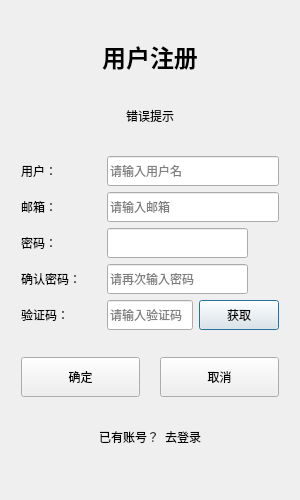
<?xml version="1.0" encoding="UTF-8"?>
<ui version="4.0">
 <class>Register_dialog</class>
 <widget class="QDialog" name="Register_dialog">
  <property name="geometry">
   <rect>
    <x>0</x>
    <y>0</y>
    <width>300</width>
    <height>500</height>
   </rect>
  </property>
  <property name="minimumSize">
   <size>
    <width>300</width>
    <height>500</height>
   </size>
  </property>
  <property name="windowTitle">
   <string>Dialog</string>
  </property>
  <layout class="QVBoxLayout" name="verticalLayout_2">
   <item>
    <layout class="QVBoxLayout" name="verticalLayout">
     <item>
      <spacer name="verticalSpacer">
       <property name="orientation">
        <enum>Qt::Orientation::Vertical</enum>
       </property>
       <property name="sizeHint" stdset="0">
        <size>
         <width>20</width>
         <height>25</height>
        </size>
       </property>
      </spacer>
     </item>
     <item>
      <widget class="QLabel" name="title_label">
       <property name="minimumSize">
        <size>
         <width>0</width>
         <height>40</height>
        </size>
       </property>
       <property name="font">
        <font>
         <pointsize>18</pointsize>
         <weight>75</weight>
         <bold>true</bold>
        </font>
       </property>
       <property name="text">
        <string>用户注册</string>
       </property>
       <property name="alignment">
        <set>Qt::AlignmentFlag::AlignCenter</set>
       </property>
      </widget>
     </item>
     <item>
      <spacer name="verticalSpacer_4">
       <property name="orientation">
        <enum>Qt::Orientation::Vertical</enum>
       </property>
       <property name="sizeHint" stdset="0">
        <size>
         <width>20</width>
         <height>10</height>
        </size>
       </property>
      </spacer>
     </item>
     <item>
      <widget class="QLabel" name="err_tip">
       <property name="minimumSize">
        <size>
         <width>0</width>
         <height>25</height>
        </size>
       </property>
       <property name="text">
        <string>错误提示</string>
       </property>
       <property name="alignment">
        <set>Qt::AlignmentFlag::AlignCenter</set>
       </property>
      </widget>
     </item>
     <item>
      <spacer name="verticalSpacer_5">
       <property name="orientation">
        <enum>Qt::Orientation::Vertical</enum>
       </property>
       <property name="sizeHint" stdset="0">
        <size>
         <width>20</width>
         <height>10</height>
        </size>
       </property>
      </spacer>
     </item>
     <item>
      <layout class="QHBoxLayout" name="horizontalLayout">
       <property name="leftMargin">
        <number>10</number>
       </property>
       <property name="rightMargin">
        <number>10</number>
       </property>
       <item>
        <widget class="QLabel" name="user_lable">
         <property name="minimumSize">
          <size>
           <width>80</width>
           <height>0</height>
          </size>
         </property>
         <property name="text">
          <string>用户：</string>
         </property>
        </widget>
       </item>
       <item>
        <widget class="QLineEdit" name="user_edit">
         <property name="minimumSize">
          <size>
           <width>0</width>
           <height>30</height>
          </size>
         </property>
         <property name="maximumSize">
          <size>
           <width>16777215</width>
           <height>30</height>
          </size>
         </property>
         <property name="placeholderText">
          <string>请输入用户名</string>
         </property>
        </widget>
       </item>
      </layout>
     </item>
     <item>
      <layout class="QHBoxLayout" name="horizontalLayout_2">
       <property name="leftMargin">
        <number>10</number>
       </property>
       <property name="rightMargin">
        <number>10</number>
       </property>
       <item>
        <widget class="QLabel" name="emial_lable">
         <property name="minimumSize">
          <size>
           <width>80</width>
           <height>0</height>
          </size>
         </property>
         <property name="text">
          <string>邮箱：</string>
         </property>
        </widget>
       </item>
       <item>
        <widget class="QLineEdit" name="emial_edit">
         <property name="minimumSize">
          <size>
           <width>0</width>
           <height>30</height>
          </size>
         </property>
         <property name="maximumSize">
          <size>
           <width>16777215</width>
           <height>30</height>
          </size>
         </property>
         <property name="placeholderText">
          <string>请输入邮箱</string>
         </property>
        </widget>
       </item>
      </layout>
     </item>
     <item>
      <layout class="QHBoxLayout" name="horizontalLayout_3">
       <property name="leftMargin">
        <number>10</number>
       </property>
       <property name="rightMargin">
        <number>10</number>
       </property>
       <item>
        <widget class="QLabel" name="pwd_lable">
         <property name="minimumSize">
          <size>
           <width>80</width>
           <height>0</height>
          </size>
         </property>
         <property name="text">
          <string>密码：</string>
         </property>
        </widget>
       </item>
       <item>
        <widget class="QLineEdit" name="pwd_edit">
         <property name="minimumSize">
          <size>
           <width>0</width>
           <height>30</height>
          </size>
         </property>
         <property name="maximumSize">
          <size>
           <width>16777215</width>
           <height>30</height>
          </size>
         </property>
        </widget>
       </item>
       <item>
        <widget class="ClickedLable" name="pwd_visble">
         <property name="minimumSize">
          <size>
           <width>25</width>
           <height>25</height>
          </size>
         </property>
         <property name="maximumSize">
          <size>
           <width>25</width>
           <height>25</height>
          </size>
         </property>
         <property name="text">
          <string> </string>
         </property>
        </widget>
       </item>
      </layout>
     </item>
     <item>
      <layout class="QHBoxLayout" name="horizontalLayout_4">
       <property name="leftMargin">
        <number>10</number>
       </property>
       <property name="rightMargin">
        <number>10</number>
       </property>
       <item>
        <widget class="QLabel" name="pwd_con_lable">
         <property name="minimumSize">
          <size>
           <width>80</width>
           <height>0</height>
          </size>
         </property>
         <property name="text">
          <string>确认密码：</string>
         </property>
        </widget>
       </item>
       <item>
        <widget class="QLineEdit" name="pwd_con_edit">
         <property name="minimumSize">
          <size>
           <width>0</width>
           <height>30</height>
          </size>
         </property>
         <property name="maximumSize">
          <size>
           <width>16777215</width>
           <height>30</height>
          </size>
         </property>
         <property name="placeholderText">
          <string>请再次输入密码</string>
         </property>
        </widget>
       </item>
       <item>
        <widget class="ClickedLable" name="con_pwd_visble">
         <property name="minimumSize">
          <size>
           <width>25</width>
           <height>25</height>
          </size>
         </property>
         <property name="maximumSize">
          <size>
           <width>25</width>
           <height>25</height>
          </size>
         </property>
         <property name="text">
          <string> </string>
         </property>
        </widget>
       </item>
      </layout>
     </item>
     <item>
      <layout class="QHBoxLayout" name="horizontalLayout_5">
       <property name="leftMargin">
        <number>10</number>
       </property>
       <property name="rightMargin">
        <number>10</number>
       </property>
       <item>
        <widget class="QLabel" name="CAPTCHA_lable">
         <property name="minimumSize">
          <size>
           <width>80</width>
           <height>0</height>
          </size>
         </property>
         <property name="text">
          <string>验证码：</string>
         </property>
        </widget>
       </item>
       <item>
        <widget class="QLineEdit" name="CAPTCHA_edit">
         <property name="minimumSize">
          <size>
           <width>0</width>
           <height>30</height>
          </size>
         </property>
         <property name="maximumSize">
          <size>
           <width>16777215</width>
           <height>30</height>
          </size>
         </property>
         <property name="placeholderText">
          <string>请输入验证码</string>
         </property>
        </widget>
       </item>
       <item>
        <widget class="TimerBtn" name="CAPTCHAget_btn">
         <property name="minimumSize">
          <size>
           <width>80</width>
           <height>30</height>
          </size>
         </property>
         <property name="maximumSize">
          <size>
           <width>80</width>
           <height>30</height>
          </size>
         </property>
         <property name="text">
          <string>获取</string>
         </property>
        </widget>
       </item>
      </layout>
     </item>
     <item>
      <spacer name="verticalSpacer_6">
       <property name="orientation">
        <enum>Qt::Orientation::Vertical</enum>
       </property>
       <property name="sizeHint" stdset="0">
        <size>
         <width>20</width>
         <height>15</height>
        </size>
       </property>
      </spacer>
     </item>
     <item>
      <layout class="QHBoxLayout" name="horizontalLayout_6">
       <property name="spacing">
        <number>20</number>
       </property>
       <property name="leftMargin">
        <number>10</number>
       </property>
       <property name="rightMargin">
        <number>10</number>
       </property>
       <item>
        <widget class="QPushButton" name="certain_btn">
         <property name="minimumSize">
          <size>
           <width>100</width>
           <height>40</height>
          </size>
         </property>
         <property name="maximumSize">
          <size>
           <width>16777215</width>
           <height>40</height>
          </size>
         </property>
         <property name="text">
          <string>确定</string>
         </property>
        </widget>
       </item>
       <item>
        <widget class="QPushButton" name="cancel_btn">
         <property name="minimumSize">
          <size>
           <width>100</width>
           <height>40</height>
          </size>
         </property>
         <property name="maximumSize">
          <size>
           <width>16777215</width>
           <height>40</height>
          </size>
         </property>
         <property name="text">
          <string>取消</string>
         </property>
        </widget>
       </item>
      </layout>
     </item>
     <item>
      <spacer name="verticalSpacer_7">
       <property name="orientation">
        <enum>Qt::Orientation::Vertical</enum>
       </property>
       <property name="sizeHint" stdset="0">
        <size>
         <width>20</width>
         <height>10</height>
        </size>
       </property>
      </spacer>
     </item>
     <item>
      <layout class="QHBoxLayout" name="horizontalLayout_7">
       <item>
        <spacer name="horizontalSpacer_3">
         <property name="orientation">
          <enum>Qt::Orientation::Horizontal</enum>
         </property>
         <property name="sizeHint" stdset="0">
          <size>
           <width>40</width>
           <height>20</height>
          </size>
         </property>
        </spacer>
       </item>
       <item>
        <widget class="QLabel" name="tip_label">
         <property name="text">
          <string>已有账号？</string>
         </property>
        </widget>
       </item>
       <item>
        <widget class="ClickedLable" name="return_login_label">
         <property name="minimumSize">
          <size>
           <width>0</width>
           <height>25</height>
          </size>
         </property>
         <property name="text">
          <string>去登录</string>
         </property>
         <property name="alignment">
          <set>Qt::AlignmentFlag::AlignCenter</set>
         </property>
        </widget>
       </item>
       <item>
        <spacer name="horizontalSpacer_4">
         <property name="orientation">
          <enum>Qt::Orientation::Horizontal</enum>
         </property>
         <property name="sizeHint" stdset="0">
          <size>
           <width>40</width>
           <height>20</height>
          </size>
         </property>
        </spacer>
       </item>
      </layout>
     </item>
     <item>
      <spacer name="verticalSpacer_2">
       <property name="orientation">
        <enum>Qt::Orientation::Vertical</enum>
       </property>
       <property name="sizeHint" stdset="0">
        <size>
         <width>20</width>
         <height>40</height>
        </size>
       </property>
      </spacer>
     </item>
    </layout>
   </item>
  </layout>
 </widget>
 <customwidgets>
  <customwidget>
   <class>ClickedLable</class>
   <extends>QLabel</extends>
   <header>clickedlable.h</header>
  </customwidget>
  <customwidget>
   <class>TimerBtn</class>
   <extends>QPushButton</extends>
   <header>timerbtn.h</header>
  </customwidget>
 </customwidgets>
 <resources/>
 <connections/>
</ui>
